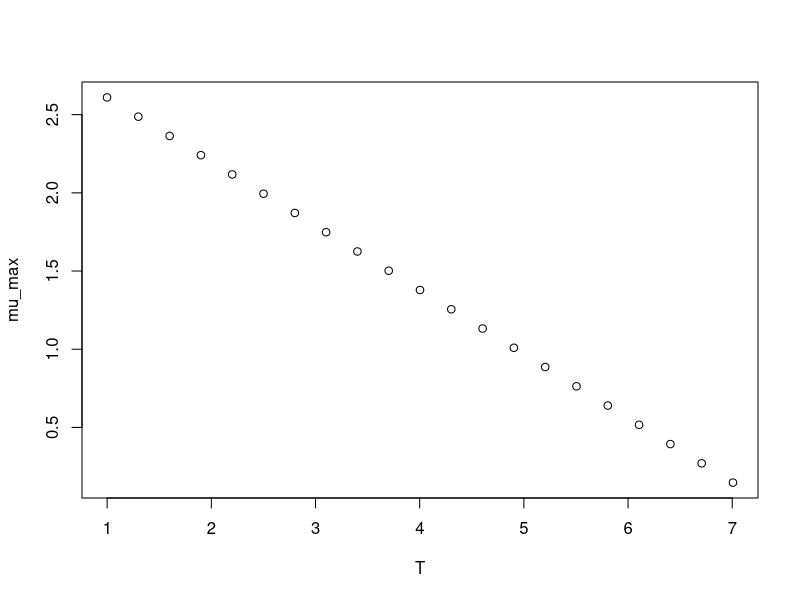

Write R code to recreate this figure.
#############################
# start of Parameter script
#############################
T <- seq(0.999000999000999,7.007,length.out=21)
#############################
# end of Parameter script
#############################
############################# 
# start of Model script Gropin ID 1279 
#############################
 
# constant coefficients for this model
 
variables <- data.frame(T)
argumentsPar <- expand.grid(variables)
 
# heart of the model
response_surface <- function(T) {
   mumax <-(-0.41*T+3.02)

return(mumax=mumax)
} 

# output parameters
mumax <- cbind(argumentsPar,response_surface(argumentsPar['T']))
colnames(mumax) <- c(colnames(argumentsPar),'mumax')
#############################
# End of Model script
#############################
############################# 
# start of Visualisation script Gropin ID 1279 
#############################
plot(T,mumax$mumax,
                          xlab='T',
                          ylab='mu_max')
#############################
# End of Visualisation script
#############################
